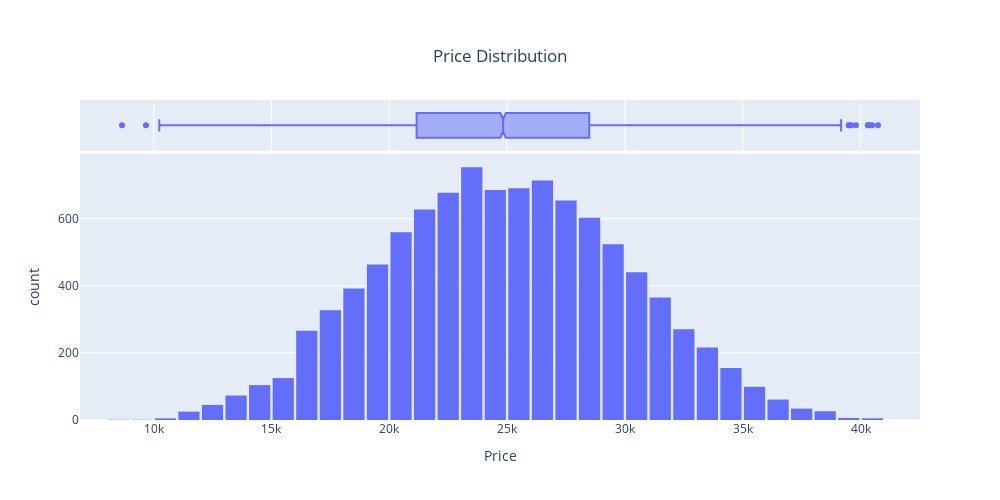

Write notebook code for a chart like this one.
### Code cell
fig = px.histogram(
    car_df,
    x="Price",
    marginal="box",
    title="Price Distribution",
    nbins=40,
    width=1000,
    height=500
)
fig.update_layout(bargap=0.1, title={"y":0.9, "x":0.5})

### Figure 1 — Plotly figure (JSON) as saved in the notebook; plotly's stock layout.template omitted (floating-point values rounded to 4 significant figures; data arrays with more than 128 entries replaced by an {"elided": "..."} marker saying what was removed)
{"data": [{"bingroup": "x", "hovertemplate": "Price=%{x}<br>count=%{y}<extra></extra>", "legendgroup": "", "marker": {"color": "#636efa", "pattern": {"shape": ""}}, "name": "", "nbinsx": 40, "orientation": "v", "showlegend": false, "type": "histogram", "x": {"elided": "10000 float values"}, "xaxis": "x", "yaxis": "y"}, {"hovertemplate": "Price=%{x}<extra></extra>", "legendgroup": "", "marker": {"color": "#636efa"}, "name": "", "notched": true, "showlegend": false, "type": "box", "x": {"elided": "10000 float values"}, "xaxis": "x2", "yaxis": "y2"}], "layout": {"bargap": 0.1, "barmode": "relative", "height": 500, "legend": {"tracegroupgap": 0}, "title": {"text": "Price Distribution", "x": 0.5, "y": 0.9}, "width": 1000, "xaxis": {"anchor": "y", "domain": [0, 1], "title": {"text": "Price"}}, "xaxis2": {"anchor": "y2", "domain": [0, 1], "matches": "x", "showgrid": true, "showticklabels": false}, "yaxis": {"anchor": "x", "domain": [0, 0.8316], "title": {"text": "count"}}, "yaxis2": {"anchor": "x2", "domain": [0.8416, 1], "matches": "y2", "showgrid": false, "showline": false, "showticklabels": false, "ticks": ""}}}
